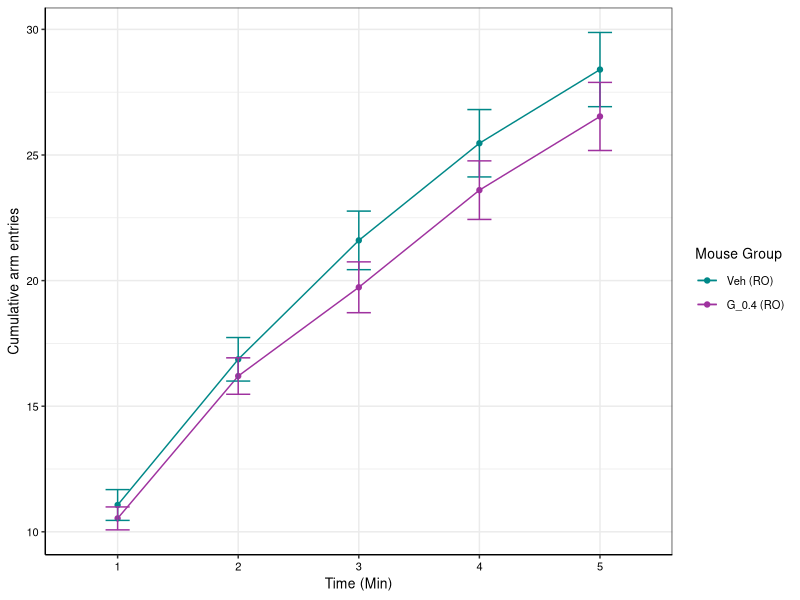
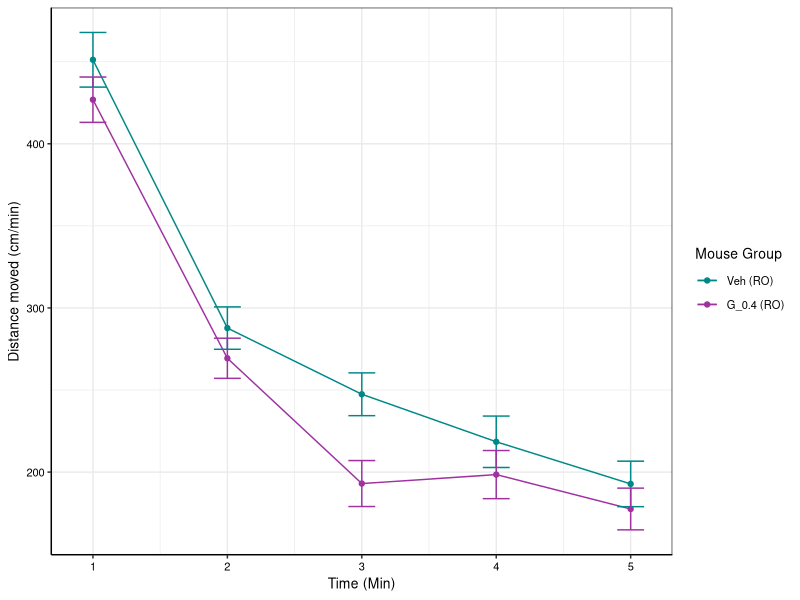
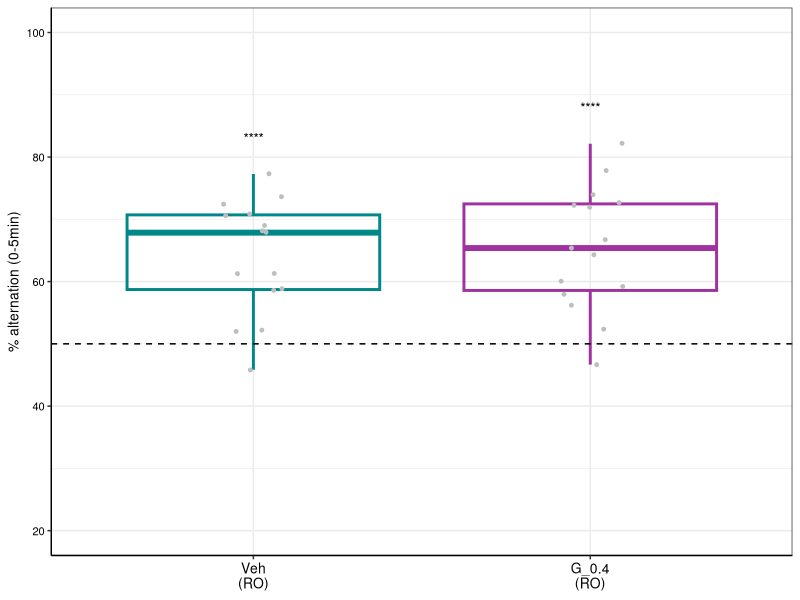
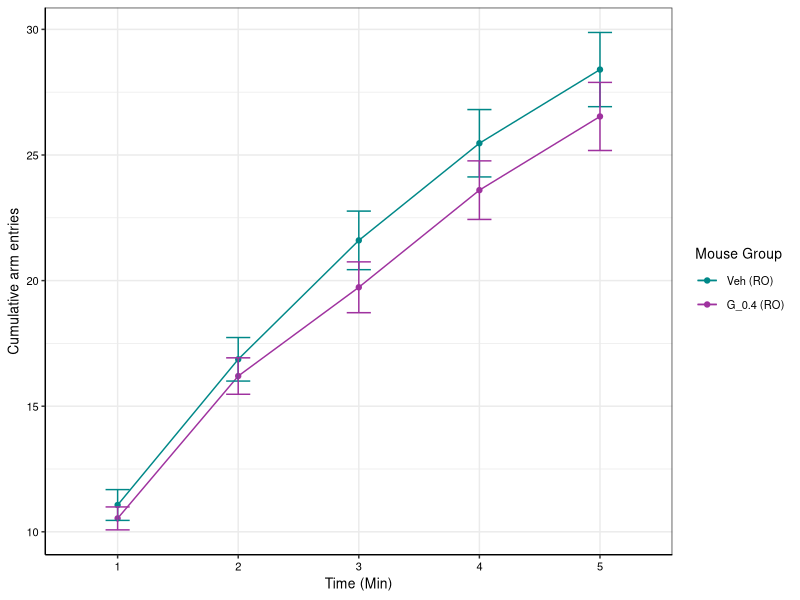
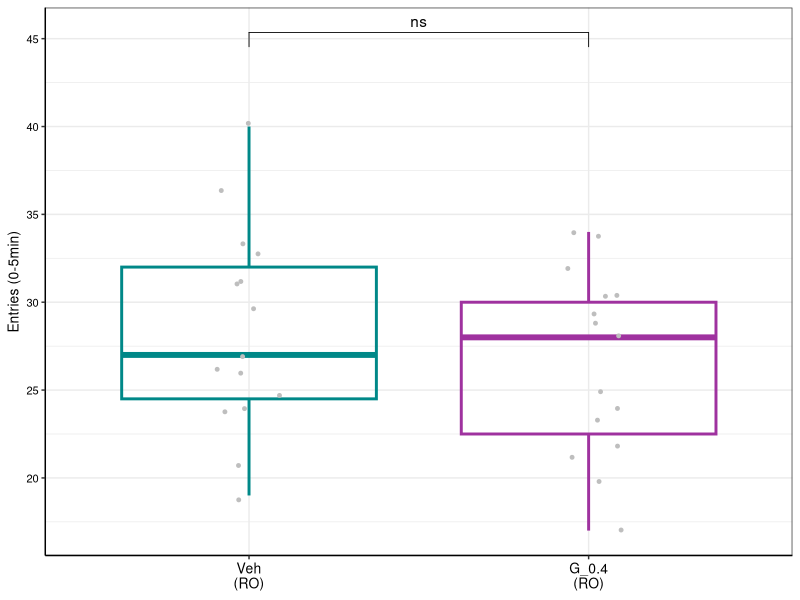
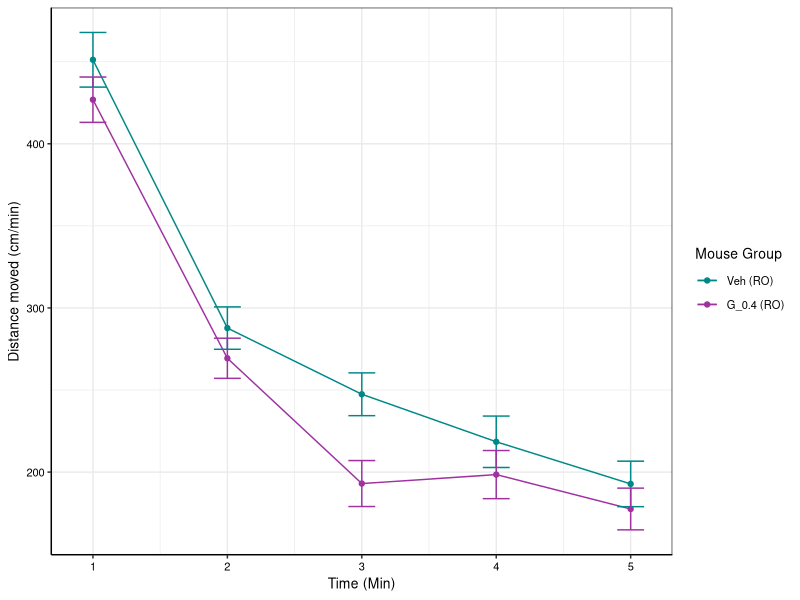
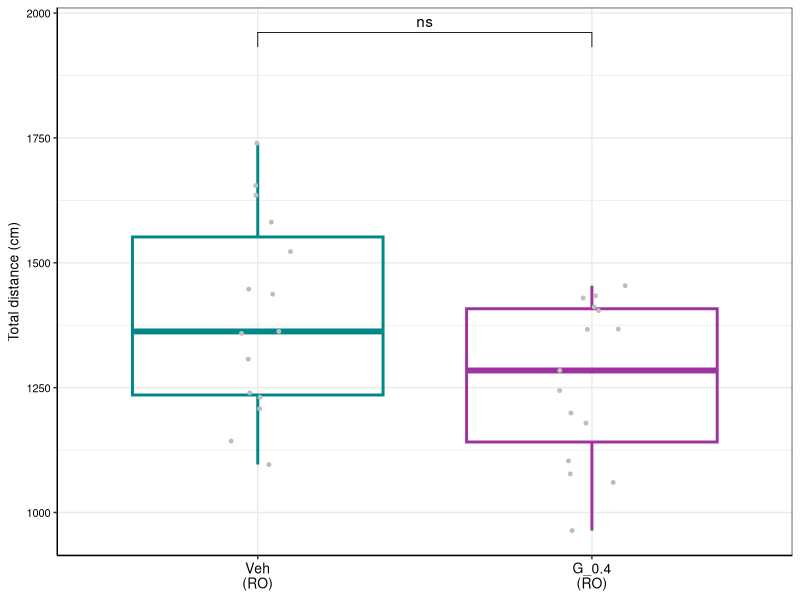

Recreate these plots in R, in order.
## ---- chunk 1
library(dplyr)
library(ggplot2)
library(readxl)
library(ggpubr)
library(rstatix)
## ---- chunk 2
ymaze_data <- read_excel("Data to plot.xlsx", sheet = "Y maze (RO)")
ymaze_data$`Mouse Group` <- ifelse(ymaze_data$`Mouse Group` == 'Vehicle', 'Veh\n(RO)', 'G_0.4\n(RO)')
ymaze_data$`Mouse Group` <- factor(ymaze_data$`Mouse Group`,
                                levels = c("Veh\n(RO)",
                                           "G_0.4\n(RO)"))
## ---- chunk 3
plotting_func_alternation <- function(df, variable, ylab, fname, wid = 2, ht = 2) {
  df <- dplyr::filter(df, Measure == variable)
  
  # Compute statistics
  # One sample t-test vs. chance (50% alternation) per group
  tests <- df %>%
    dplyr::group_by(`Mouse Group`) %>%
    rstatix::t_test(Value ~ 1, mu = 50, detailed = TRUE) %>%
    rstatix::add_significance() %>%
    dplyr::ungroup()
  
  # Define positions of significance stars
  sig_pos <- df %>%
    dplyr::group_by(`Mouse Group`) %>%
    dplyr::summarise(y.position = min(100, max(Value, na.rm = TRUE) + 5), .groups = "drop")
  
  # Merge
  tests <- merge(tests, sig_pos, by = "Mouse Group") %>%
    dplyr::mutate(label = p.signif)
  
  ggplot(df, aes(x=`Mouse Group`, y=Value)) +
    geom_boxplot(aes(color = `Mouse Group`), fill = NA, outlier.shape = NA, linewidth = 1) +
    geom_point(color = "grey", position = position_jitter(width = 0.1), size = 1) +
    scale_color_manual(values = c("Veh\n(RO)" = "#008888", "G_0.4\n(RO)" = "#9f329f")) +
    geom_text(data = tests, aes(x = `Mouse Group`, y = y.position, label = label), vjust = 0, size = 3.5) +
    theme_bw() +
    theme(legend.position = "none",
      axis.line = element_line(color='black'),
      axis.text.y = element_text(size = 8, color = 'black'),
      axis.text.x = element_text(size = 10, color = 'black'),
      axis.title.y = element_text(size = 10, color = 'black'),
      axis.title.x = element_blank()) +
    labs(y = ylab) +
    geom_hline(yintercept = 50, linetype = 'dashed', color = 'black') +
    ylim(20,100)
  
  ggsave(fname, width = wid, height = ht)
  
  return(tests)
}
## ---- chunk 4
# "% alternation (0-5min)"
pc_alt_05 <- plotting_func_alternation(ymaze_data, "% alternation (0-5min)",
              "% alternation (0-5min)", "Ymaze_RO/pc_alternation_0_to_5.pdf")
## ---- chunk 5
entries <- dplyr::filter(ymaze_data, startsWith(Measure, 'Entries'))

# Add a timepoint column
entries$Time <- substr(entries$Measure, 12, 12)

# Need a "summary" data frame
entries_summary <- entries %>%
  group_by(`Mouse Group`, Time) %>%
  summarise(
    mean_value = mean(Value, na.rm = TRUE),
    se = sd(Value, na.rm = TRUE) / sqrt(n()),
    .groups = "drop"
  )

# Want to get rid of the newline for the line graph legend
entries_summary$`Mouse Group` <- ifelse(entries_summary$`Mouse Group` == 'Veh\n(RO)',
                                        'Veh (RO)', 'G_0.4 (RO)')
entries_summary$`Mouse Group` <- factor(entries_summary$`Mouse Group`,
                                        levels = c("Veh (RO)", "G_0.4 (RO)"))

# Plot line graph
ggplot(entries_summary, aes(x = Time, y = mean_value, color = `Mouse Group`, group = `Mouse Group`)) + geom_line() + geom_point() + geom_errorbar(aes(ymin = mean_value - se, ymax = mean_value + se), width = 0.2) + labs(x = "Time (Min)", y = "Cumulative arm entries") +
    scale_color_manual(values = c("Veh (RO)" = "#008888", "G_0.4 (RO)" = "#9f329f")) +
    theme_bw() +
    theme(axis.line = element_line(color='black'),
      axis.text = element_text(size = 8, color = 'black'),
      axis.title = element_text(size = 10, color = 'black'),
      legend.title = element_text(size = 10, color = 'black'),
      legend.text = element_text(size = 8, color = 'black'))

ggsave('Ymaze_RO/cumulative_arm_entries.pdf', width = 4, height = 2)
## ---- chunk 6
generic_boxplot_func <- function(df, variable, ylab,
                          fname, wid = 2, ht = 2) {
  
  df <- dplyr::filter(df, Measure == variable)
  ggplot(df, aes(x=`Mouse Group`, y=Value)) +
    geom_boxplot(aes(color = `Mouse Group`), fill = NA, outlier.shape = NA, linewidth = 1) +
    geom_point(color = "grey", position = position_jitter(width = 0.1), size = 1) +
    scale_color_manual(values = c("Veh\n(RO)" = "#008888", "G_0.4\n(RO)" = "#9f329f")) +
    stat_compare_means(method = "t.test", label = "p.signif", comparisons = list(c("Veh\n(RO)", "G_0.4\n(RO)")), hide.ns = FALSE) +
    theme_bw() +
    theme(legend.position = "none",
      axis.line = element_line(color='black'),
      axis.text.y = element_text(size = 8, color = 'black'),
      axis.text.x = element_text(size = 10, color = 'black'),
      axis.title.y = element_text(size = 10, color = 'black'),
      axis.title.x = element_blank()) +
    labs(y = ylab) + expand_limits(y = max(df$Value) * 1.1)
  
  ggsave(fname, width = wid, height = ht)
}
## ---- chunk 7
generic_boxplot_func(entries, 'Entries (0-5min)', 'Entries (0-5min)',
                     'Ymaze_RO/entries_05_boxplot.pdf')

for_stats <- dplyr::filter(entries, Measure == 'Entries (0-5min)')
t.test(dplyr::filter(for_stats, `Mouse Group` == 'Veh\n(RO)')$Value,
       dplyr::filter(for_stats, `Mouse Group` == 'G_0.4\n(RO)')$Value)
## ---- chunk 8
distance <- dplyr::filter(ymaze_data, startsWith(Measure, 'Distance'))

# Add a timepoint column
distance$Time <- rep(seq(1,5), each = 30)

# Need a "summary" data frame
distance_summary <- distance %>%
  group_by(`Mouse Group`, Time) %>%
  summarise(
    mean_value = mean(Value, na.rm = TRUE),
    se = sd(Value, na.rm = TRUE) / sqrt(n()),
    .groups = "drop"
  )

# Want to get rid of the newline for the line graph legend
distance_summary$`Mouse Group` <- ifelse(distance_summary$`Mouse Group` == 'Veh\n(RO)',
                                        'Veh (RO)', 'G_0.4 (RO)')
distance_summary$`Mouse Group` <- factor(distance_summary$`Mouse Group`,
                                        levels = c("Veh (RO)", "G_0.4 (RO)"))

# Plot line graph
ggplot(distance_summary, aes(x = Time, y = mean_value, color = `Mouse Group`, group = `Mouse Group`)) + geom_line() + geom_point() + geom_errorbar(aes(ymin = mean_value - se, ymax = mean_value + se), width = 0.2) + labs(x = "Time (Min)", y = "Distance moved (cm/min)") +
    scale_color_manual(values = c("Veh (RO)" = "#008888", "G_0.4 (RO)" = "#9f329f")) +
    theme_bw() +
    theme(axis.line = element_line(color='black'),
      axis.text = element_text(size = 8, color = 'black'),
      axis.title = element_text(size = 10, color = 'black'),
      legend.title = element_text(size = 10, color = 'black'),
      legend.text = element_text(size = 8, color = 'black'))

ggsave('Ymaze_RO/distance_moved_per_min.pdf', width = 4, height = 2)
## ---- chunk 9
distance_sum <- distance %>%
  group_by(`Mouse ID`, `Mouse Group`) %>%
  summarise(total_value = sum(Value, na.rm = TRUE),
            .groups = "drop")

# Make some changes to make the function work
distance_sum$Measure <- 'Total distance (cm)'
distance_sum <- dplyr::rename(distance_sum, Value=total_value)

generic_boxplot_func(distance_sum, 'Total distance (cm)', 'Total distance (cm)',
                     'Ymaze_RO/total_distance_boxplot.pdf')

t.test(dplyr::filter(distance_sum, `Mouse Group` == 'Veh\n(RO)')$Value,
       dplyr::filter(distance_sum, `Mouse Group` == 'G_0.4\n(RO)')$Value)
